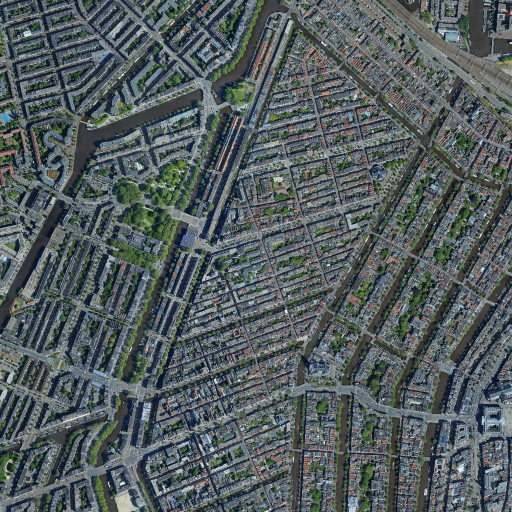
#> input picture image_crop/in_images/sat.png, 1024 x 1024 px (shown at 1/2 size)
$ python crop_and_schematic.py
#> lines starting #> are read from the running program, lines starting #| are printed output that depends on the picture; after the words box and inside, x2 and y2 are one past the last pixel; in counts of white or black regions, pixels touching at a corner belong together


import cv2 as cv
from PIL import Image, ImageDraw, ImageOps
import numpy as np


# 影像裁剪示意图
sat_path = r"./in_images/sat.png"
# 掩膜裁剪示意图
graph_vis_path = r"./in_images/graph.png"
# 图裁剪示意图
mask_path = r"./in_images/mask.png"

img_size = 1024
crop_size = 256
overlap = 0.1
scale = 4
interval = 20   # pixels

def image_pad(sat):
    step = int(crop_size * (1 - overlap))
    counter = img_size / step
    if counter - int(counter) <= 1e-5:
        counter = int(counter)
    else:
        counter = int(counter) + 1
    target_height =  (counter - 1) * step + crop_size
    border = int((target_height - img_size) / 2)
    sat = Image.fromarray(sat)
    # pad_sat = ImageOps.pad(sat, (target_width, target_height))  # 维持宽高比(resize)的情况下视情况进行填充
    pad_sat = ImageOps.expand(sat, border)

    return  pad_sat, counter


def overlap_crop(mode="no_pad"):
    sat = np.array(cv.imread(sat_path).copy())
    graph = np.array(cv.imread(graph_vis_path).copy())
    mask = np.array(cv.imread(mask_path).copy())

    colors = [(0, 0, 255), (255, 0, 0)]
    upper_bound = img_size
    step = int(crop_size * (1 - overlap))

    def draw_and_crop():
        nonlocal sat, graph, mask
        if "pad" == mode:
            sat, counter = image_pad(sat)
            sat = np.array(sat)
            graph = np.array(image_pad(graph)[0])
            mask = np.array(image_pad(mask)[0])
        else:
            counter = upper_bound / step
            if counter - int(counter) <= 0.25:  # 有可能恰好被整除或者剩得太少
                counter = int(counter)
            else:
                counter = int(counter) + 1   # 多出来一点，有这么多个slice
        seamless_H = counter * crop_size
        H_with_interval = seamless_H + interval * (counter - 1)

        sat_draw = np.array(sat.copy())

        new_sat   = np.full((H_with_interval, H_with_interval, 3), fill_value=[255, 0, 0], dtype=np.uint8)
        new_graph = np.full((H_with_interval, H_with_interval, 3), fill_value=[255, 0, 0], dtype=np.uint8)
        new_mask  = np.full((H_with_interval, H_with_interval, 3), fill_value=[255, 0, 0], dtype=np.uint8)

        max_x, max_y = sat_draw.shape[1], sat_draw.shape[0]
        x_counter = 0
        for x in range(0, upper_bound, step):   # 列
            color = colors[0]
            new_x = x_counter * (crop_size + interval)
            x_counter += 1

            if x + crop_size > max_x:    # 倒多不少嘞剩些，重叠率只能大点儿咯，pad模式不会出现这种情况
                x = x - (x + crop_size - max_x)
            col_start, col_end = (x, 0), (x, max_y)
            col_crop_start, col_crop_end = (x+crop_size, 0), (x+crop_size, max_y)
            cv.line(sat_draw, col_start, col_end, color=color, thickness=6, lineType=cv.LINE_8)
            cv.line(sat_draw, col_crop_start, col_crop_end, color=color, thickness=6, lineType=cv.LINE_8)

            y_finished = False
            y_counter = 0
            for y in range(0, upper_bound, step):
                color = colors[0]
                new_y = y_counter * (crop_size + interval)
                y_counter += 1

                if y + crop_size > max_y:    # pad模式不会出现这种情况
                    y = y - (y + crop_size - max_y)
                row_start, row_end = (0, y), (max_x, y)
                row_crop_start, row_crop_end = (0, y + crop_size), (max_x, y+crop_size)

                if not y_finished:
                    cv.line(sat_draw, row_start, row_end, color=color, thickness=6, lineType=cv.LINE_8)
                    cv.line(sat_draw, row_crop_start, row_crop_end, color=color, thickness=6, lineType=cv.LINE_8)

                new_sat[new_y:new_y+crop_size, new_x:new_x+crop_size, :] = sat[y:y+crop_size, x:x+crop_size, :]
                new_graph[new_y:new_y+crop_size, new_x:new_x+crop_size, :] = graph[y:y+crop_size, x:x+crop_size, :]
                new_mask[new_y:new_y+crop_size, new_x:new_x+crop_size, :] = mask[y:y+crop_size, x:x+crop_size, :]
            y_finished = True

        cv.imwrite("./out_images/overlap_crop_sat.png", new_sat)
        cv.imwrite("./out_images/overlap_crop_graph.png", new_graph)
        cv.imwrite("./out_images/overlap_crop_mask.png", new_mask)

        return sat_draw

    sat_schematic = draw_and_crop()

    cv.imwrite("./out_images/overlap_schematic_sat.png", sat_schematic)


def seamless_crop():
    sat = np.array(cv.imread(sat_path).copy())
#> sat is the input picture: shape (1024, 1024, 3); mean B, G, R 94.8, 93.6, 83.7
    graph = np.array(cv.imread(graph_vis_path).copy())
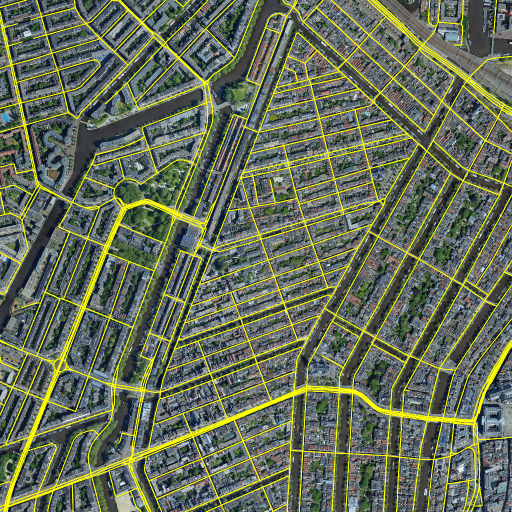
#> input picture image_crop/in_images/graph.png, 1024 x 1024 px (shown at 1/2 size)
#> graph is the input picture: shape (1024, 1024, 3); mean B, G, R 86.5, 109.3, 100.5
    mask = np.array(cv.imread(mask_path).copy())
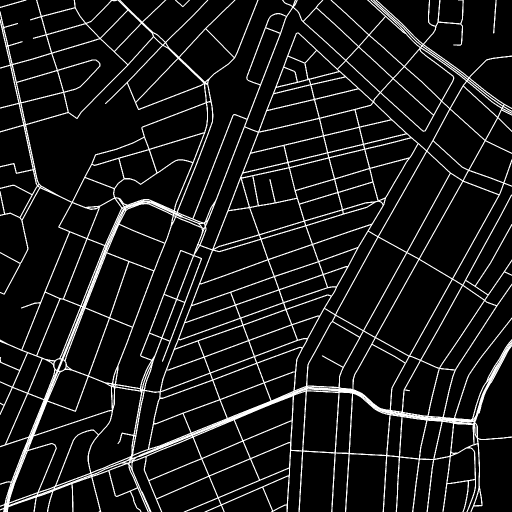
#> input picture image_crop/in_images/mask.png, 1024 x 1024 px (shown at 1/2 size)
#> mask is the input picture: shape (1024, 1024, 3); min 0, max 255, mean 24.4

    H, W = sat.shape[0], sat.shape[1]
#> H = 1024; W = 1024
    increment = interval * int(img_size / crop_size)
    new_sat = np.full((H+increment, W+increment, 3), fill_value=[0, 0, 0], dtype=np.uint8)
    new_graph = np.full((H+increment, W+increment, 3), fill_value=[0, 0, 0], dtype=np.uint8)
    new_mask = np.full((H+increment, W+increment, 3), fill_value=[255, 0, 0], dtype=np.uint8)
    sat_draw = sat.copy()

    row_counter = 0
    col_finished = False
    for row in range(0, img_size, crop_size):
        if row > 0:
            row_counter += 1
            new_row = row + interval * row_counter
        else:
            new_row = row
        cv.line(sat_draw, (0, row), (img_size, row), color=[0, 0, 255], thickness=8)

        col_counter = 0

        for col in range(0, img_size, crop_size):
            if col > 0:
                col_counter += 1
                new_col = col + interval * col_counter
            else:
                new_col = col
            # print(row, col)
            if not col_finished:
                cv.line(sat_draw, (col, 0), (col, img_size), color=[0, 0, 255], thickness=8)

            new_sat[new_row:new_row+crop_size, new_col:new_col+crop_size, :] = sat[row:row+crop_size, col:col+crop_size, :]
            new_graph[new_row:new_row+crop_size, new_col:new_col+crop_size, :] = graph[row:row+crop_size, col:col+crop_size, :]
            new_mask[new_row:new_row+crop_size, new_col:new_col+crop_size, :] = mask[row:row+crop_size, col:col+crop_size, :]
        col_finished = True
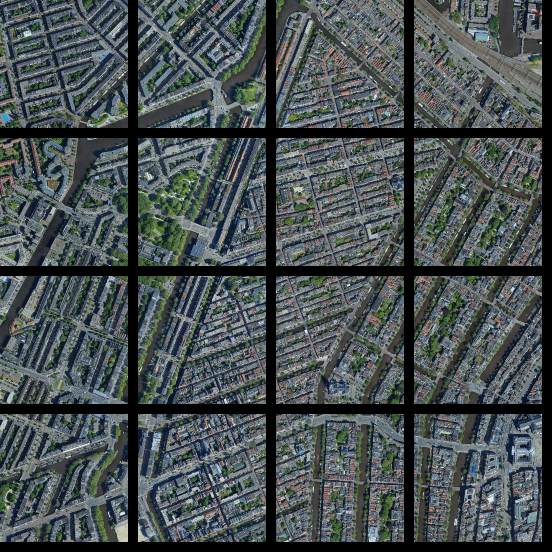
#> new_sat: shape (1104, 1104, 3) (shown at 1/2 size); mean B, G, R 81.5, 80.5, 72.1
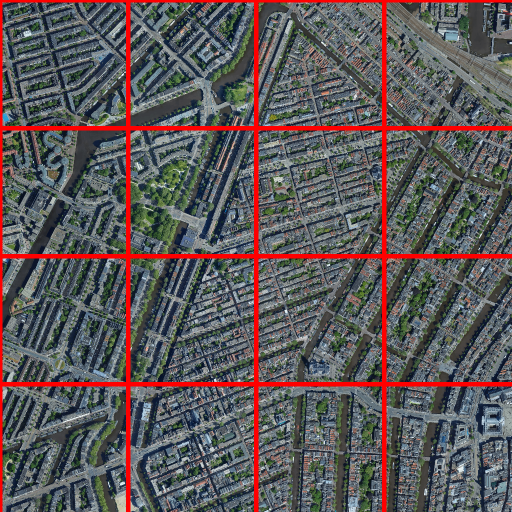
#> sat_draw: shape (1024, 1024, 3) (shown at 1/2 size); 6.15% of pixels changed, all inside (x1, y1, x2, y2) = (0, 0, 1024, 1024)
#> after the loop, row_counter = 3

    # 最右边和最下边的两条线
    cv.line(sat_draw, (img_size, 0), (img_size, img_size), color=[0, 0, 255], thickness=8)
    cv.line(sat_draw, (0, img_size), (img_size, img_size), color=[0, 0, 255], thickness=8)

    cv.imwrite("./out_images/seamless_schematic_sat.png", sat_draw)

    cv.imwrite("./out_images/seamless_crop_sat.png", new_sat)
    cv.imwrite("./out_images/seamless_crop_graph.png", new_graph)
    cv.imwrite("./out_images/seamless_crop_mask.png", new_mask)


if __name__ == "__main__":
    seamless_crop()
    overlap_crop("no_pad")
#> after the loop in draw_and_crop, `for x in range(0, upper_bound, step):`:
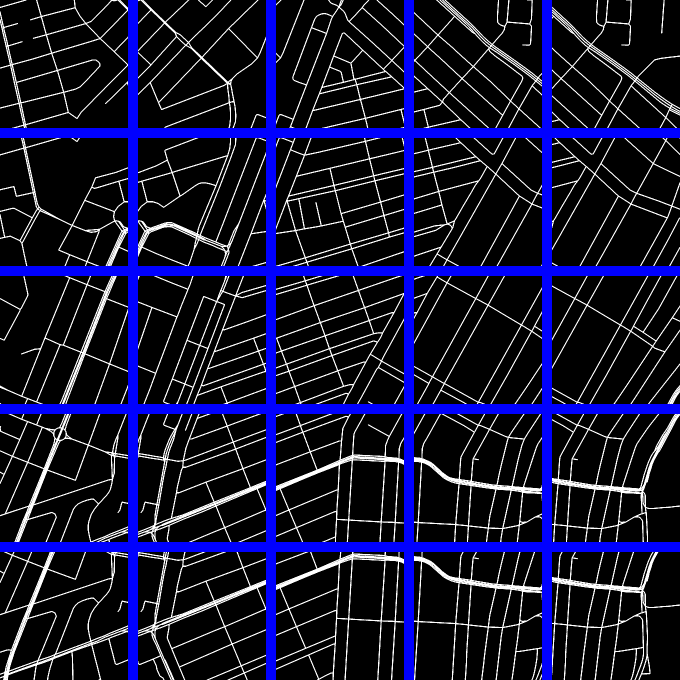
#> new_mask: shape (1360, 1360, 3) (shown at 1/2 size); mean B, G, R 51.2, 22.1, 22.1
#> after the loop in draw_and_crop, `for x in range(0, upper_bound, step):`:
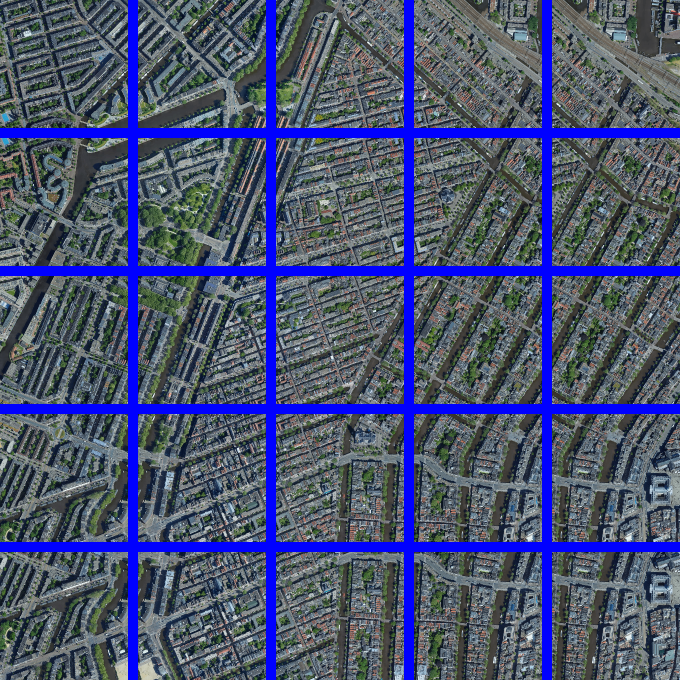
#> new_sat: shape (1360, 1360, 3) (shown at 1/2 size); mean B, G, R 113.3, 83, 74.5
#> after the loop in draw_and_crop, `for x in range(0, upper_bound, step):`:
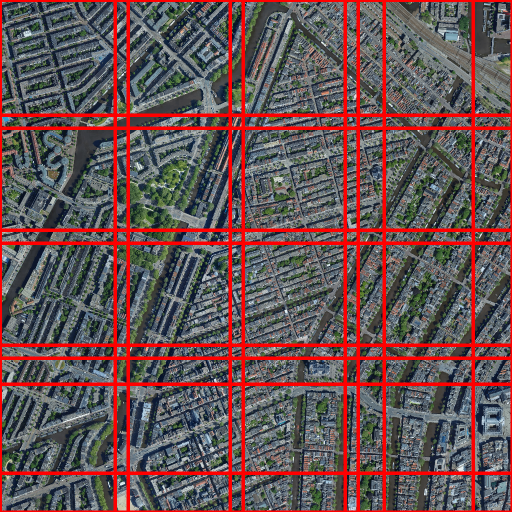
#> sat_draw: shape (1024, 1024, 3) (shown at 1/2 size); 11.93% of pixels changed, all inside (x1, y1, x2, y2) = (0, 0, 1024, 1024)
#> after the loop in draw_and_crop, `for x in range(0, upper_bound, step):`: x_counter = 5; y = 768
    # overlap_crop("pad")
